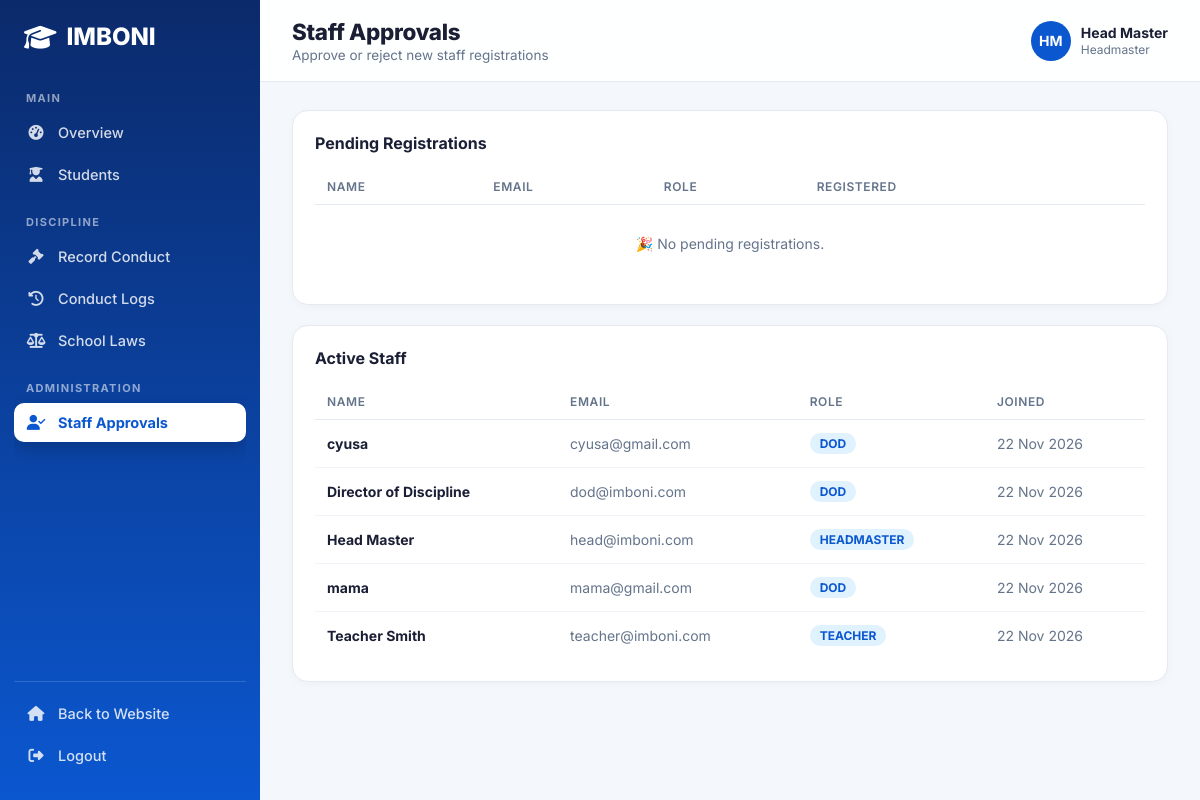
/users.php (signed in), run on the app's committed database.
### tables this page shows
CREATE TABLE `users` (
  `id` int(11) NOT NULL,
  `name` varchar(100) NOT NULL,
  `email` varchar(100) NOT NULL,
  `password` varchar(255) NOT NULL,
  `role` enum('headmaster','dod','dos','teacher','animation') NOT NULL,
  `is_approved` tinyint(1) DEFAULT 0,
  `created_at` timestamp NOT NULL DEFAULT current_timestamp()
);

### users.php (the view, shortened to what this page needs)
<?php
require_once __DIR__ . '/partials/header.php';
$pending  = $conn->query("SELECT id, name, email, role, created_at FROM users WHERE is_approved = 0 ORDER BY created_at DESC");
$approved = $conn->query("SELECT name, email, role, created_at FROM users WHERE is_approved = 1 ORDER BY name ASC");
?>
<section class="card" style="margin-bottom:20px">
    <div class="card-head"><h2>Pending Registrations <?= $pendingCount ? "($pendingCount)" : '' ?></h2></div>
    <div class="table-wrap">
        <table>
            <thead><tr><th>Name</th><th>Email</th><th>Role</th><th>Registered</th><th></th></tr></thead>
            <tbody>
            <?php if ($pending && $pending->num_rows): while ($u = $pending->fetch_assoc()): ?>
                <tr>
                    <td><strong><?= htmlspecialchars($u['name']) ?></strong></td>
                    <td class="muted"><?= htmlspecialchars($u['email']) ?></td>
                    <td><span class="badge role"><?= strtoupper(htmlspecialchars($u['role'])) ?></span></td>
                    <td class="muted"><?= date('d M Y', strtotime($u['created_at'])) ?></td>
                    <td style="text-align:right;white-space:nowrap">
                        <button class="btn sm green" onclick="act('approve_user', <?= (int)$u['id'] ?>)"><i class="fa-solid fa-check"></i> Approve</button>
                        <button class="btn sm danger" onclick="act('reject_user', <?= (int)$u['id'] ?>)"><i class="fa-solid fa-xmark"></i></button>
                    </td>
                </tr>
            <?php endwhile; else: ?>
                <tr><td colspan="5" class="empty">🎉 No pending registrations.</td></tr>
            <?php endif; ?>
            </tbody>
        </table>
    </div>
</section>
<section class="card">
    <div class="card-head"><h2>Active Staff</h2></div>
    <div class="table-wrap">
        <table>
            <thead><tr><th>Name</th><th>Email</th><th>Role</th><th>Joined</th></tr></thead>
            <tbody>
            <?php if ($approved) while ($u = $approved->fetch_assoc()): ?>
                <tr>
                    <td><strong><?= htmlspecialchars($u['name']) ?></strong></td>
                    <td class="muted"><?= htmlspecialchars($u['email']) ?></td>
                    <td><span class="badge role"><?= strtoupper(htmlspecialchars($u['role'])) ?></span></td>
                    <td class="muted"><?= date('d M Y', strtotime($u['created_at'])) ?></td>
                </tr>
            <?php endwhile; ?>
            </tbody>
        </table>
    </div>
</section>
<?php require __DIR__ . '/partials/footer.php'; ?>

### assets/dashboard.css (style rules this page uses)
:root { --primary-blue: #0b57d0; --blue-600: #1a73e8; --dark-blue: #1a1f36; --text-gray: #555; --muted: #64748b; --line: #e5eaf2; --bg: #f4f7fc; --white: #fff; --green: #10b981; --amber: #f59e0b; --red: #dc3545; --sidebar-w: 260px; --font-main: 'Inter', sans-serif; }
* { margin: 0; padding: 0; box-sizing: border-box; }
body.app { font-family: var(--font-main); background: var(--bg); color: var(--dark-blue); min-height: 100vh; }
.card { background: #fff; border: 1px solid var(--line); border-radius: 16px; padding: 22px; box-shadow: 0 2px 10px rgba(16,24,40,.03); }
.card-head { display: flex; align-items: center; justify-content: space-between; gap: 10px; margin-bottom: 16px; flex-wrap: wrap; }
.card-head h2 { font-size: 1rem; font-weight: 700; }
.table-wrap { overflow-x: auto; }
table { width: 100%; border-collapse: collapse; }
th { text-align: left; font-size: 12px; text-transform: uppercase; letter-spacing: .05em; color: var(--muted); font-weight: 600; padding: 10px 12px; border-bottom: 1px solid var(--line); white-space: nowrap; }
td { padding: 13px 12px; border-bottom: 1px solid #f0f3f8; font-size: 14px; vertical-align: middle; }
tr:last-child td { border-bottom: none; }
.empty { text-align: center; color: var(--muted); padding: 30px 10px; font-size: 14px; }
.muted { color: var(--muted); }
.badge { display: inline-block; padding: 3px 10px; border-radius: 20px; font-size: 12px; font-weight: 700; }
.badge.role { background: #e0f2fe; color: var(--primary-blue); }

### data on the page
users: name "cyusa", email "cyusa@gmail.com", role "DOD", created_at "22 Nov 2026"
users: name "Director of Discipline", email "dod@imboni.com", role "DOD", created_at "22 Nov 2026"
users: name "Head Master", email "head@imboni.com", role "HEADMASTER", created_at "22 Nov 2026"
users: name "mama", email "mama@gmail.com", role "DOD", created_at "22 Nov 2026"
users: name "Teacher Smith", email "teacher@imboni.com", role "TEACHER", created_at "22 Nov 2026"

### other printed values
$item['section'] "MAIN"
$label "Overview"
$label "Students"
$item['section'] "DISCIPLINE"
$label "Record Conduct"
$label "Conduct Logs"
$label "School Laws"
$item['section'] "ADMINISTRATION"
$label "Staff Approvals"
$pageTitle "Staff Approvals"
$pageSubtitle "Approve or reject new staff registrations"
initials($userName) "HM"
$userName "Head Master"
$roleLabel "Headmaster"
